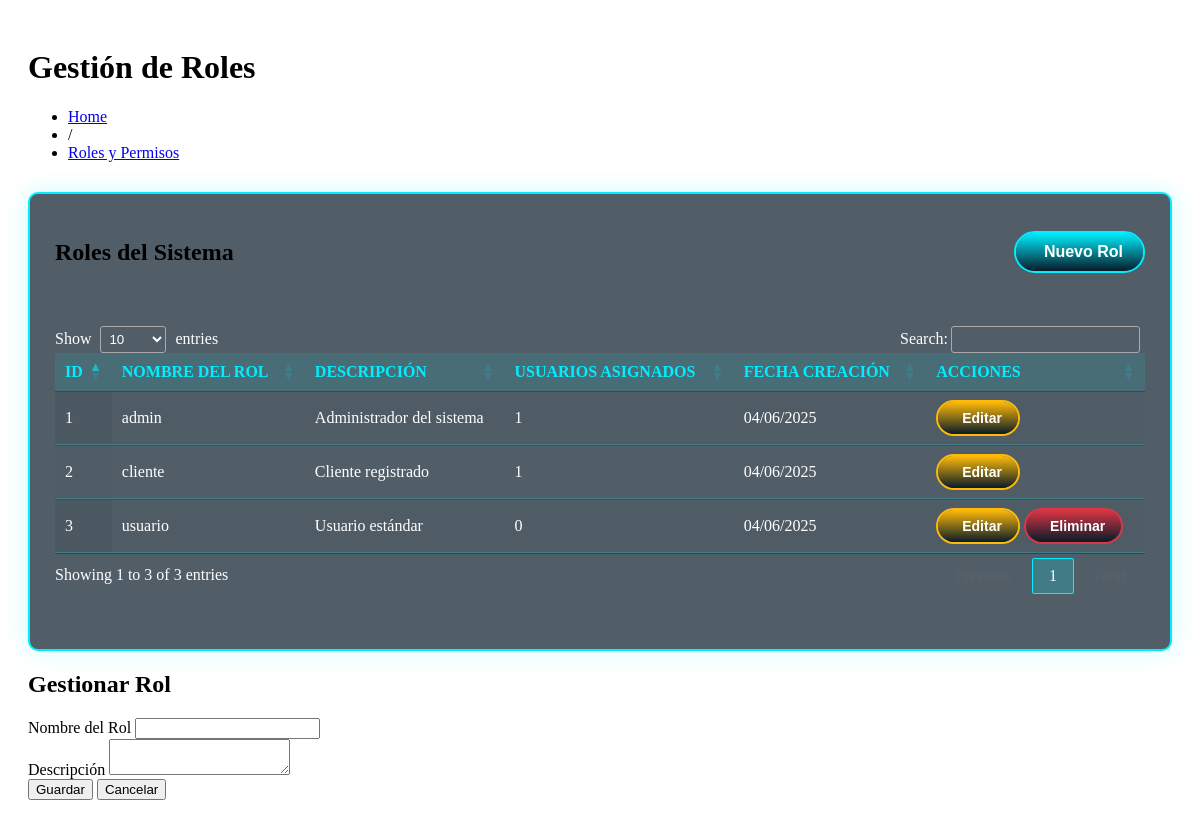
The page /public/dashboard_content/roles.php on the database its author committed.
### tables this page shows
CREATE TABLE `roles` (
  `id` int(11) NOT NULL,
  `nombre` varchar(50) NOT NULL,
  `descripcion` text DEFAULT NULL,
  `fecha_creacion` timestamp NOT NULL DEFAULT current_timestamp()
);

### public/dashboard_content/roles.php (the view, shortened to what this page needs)
<link rel="stylesheet" href="css/tables.css">
<link rel="stylesheet" href="https://cdn.datatables.net/1.13.7/css/jquery.dataTables.min.css">
<link rel="stylesheet" href="css/datatables-custom.css">
<div class="data-section">
    <div class="data-header">
        <h1 class="title">Gestión de Roles</h1>
        <ul class="breadcrumbs">
            <li><a href="?page=dashboard_main">Home</a></li>
            <li class="divider">/</li>
            <li><a href="#" class="active">Roles y Permisos</a></li>
        </ul>
    </div>
    <div class="table-wrapper">
        <div class="table-header">
            <h2>Roles del Sistema</h2>
            <button class="table-btn table-btn-add" onclick="openRolModal()">
                <i class='bx bx-plus-circle'></i> Nuevo Rol
            </button>
        </div>
        <?php
        include("../config/config.php");
        $sql = "SELECT r.*, COUNT(u.id) as usuarios_count
                FROM roles r
                LEFT JOIN usuarios u ON r.nombre = u.tipo
                GROUP BY r.id";
        $resultado = mysqli_query($conexion, $sql);
        ?>
        <div class="table-container">
            <table id="rolesTable" class="data-table display">
                <thead>
                    <tr>
                        <th>ID</th>
                        <th>Nombre del Rol</th>
                        <th>Descripción</th>
                        <th>Usuarios Asignados</th>
                        <th>Fecha Creación</th>
                        <th>Acciones</th>
                    </tr>
                </thead>
                <tbody>
                    <?php while ($rol = mysqli_fetch_assoc($resultado)) { ?>
                        <tr>
                            <td><?php echo $rol['id']; ?></td>
                            <td><?php echo $rol['nombre']; ?></td>
                            <td><?php echo $rol['descripcion']; ?></td>
                            <td><?php echo $rol['usuarios_count']; ?></td>
                            <td><?php echo date('d/m/Y', strtotime($rol['fecha_creacion'])); ?></td>
                            <td>
                                <button class="table-btn table-btn-edit" onclick="editRole(<?php echo $rol['id']; ?>)">
                                    <i class='bx bx-edit-alt'></i>Editar
                                </button>
                                <?php if ($rol['usuarios_count'] == 0) { ?>
                                    <button class="table-btn table-btn-delete" onclick="deleteRole(<?php echo $rol['id']; ?>)">
                                        <i class='bx bx-trash'></i>Eliminar
                                    </button>
                                <?php } ?>
                            </td>
                        </tr>
                    <?php } ?>
                </tbody>
            </table>
        </div>
    </div>
    <div id="rolModal" class="modal">
        <div class="modal-content">
            <h2>Gestionar Rol</h2>
            <form id="rolForm">
                <div class="form-group">
                    <label for="nombreRol">Nombre del Rol</label>
                    <input type="text" id="nombreRol" name="nombreRol" required>
                </div>
                <div class="form-group">
                    <label for="descripcionRol">Descripción</label>
                    <textarea id="descripcionRol" name="descripcionRol" required></textarea>
                </div>
                <div class="form-actions">
                    <button type="submit" class="btn btn-success">Guardar</button>
                    <button type="button" class="btn btn-cancel" onclick="closeRolModal()">Cancelar</button>
                </div>
            </form>
        </div>
    </div>
</div>

### public/css/tables.css (style rules this page uses)
.data-section { padding: 20px; }
.data-header { margin-bottom: 30px; }
.table-wrapper { background: rgba(8, 27, 41, 0.7); border-radius: 10px; border: 2px solid #0ef; box-shadow: 0 0 25px rgba(0, 238, 255, 0.2); padding: 25px; margin-top: 20px; }
.table-header { display: flex; justify-content: space-between; align-items: center; margin-bottom: 20px; }
.table-container { overflow-x: auto; scrollbar-width: thin; scrollbar-color: #0ef rgba(8, 27, 41, 0.7); }
.data-table { width: 100%; border-collapse: collapse; color: white; min-width: 800px; }
.data-table thead th { background: rgba(0, 238, 255, 0.1); color: #0ef; font-weight: 600; text-transform: uppercase; padding: 15px; text-align: left; border-bottom: 2px solid #0ef; }
.data-table tbody td { padding: 12px 15px; border-bottom: 1px solid rgba(0, 238, 255, 0.2); }
.data-table tbody tr { transition: all 0.3s ease; }
.table-btn { position: relative; padding: 8px 16px; background: transparent; border: 2px solid #0ef; border-radius: 40px; color: white; font-size: 14px; font-weight: 600; cursor: pointer; overflow: hidden; z-index: 1; transition: all 0.3s ease; display: inline-flex; align-items: center; gap: 8px; }
.table-btn::before { content: ''; position: absolute; top: -100%; left: 0; width: 100%; height: 300%; z-index: -1; transition: .5s; }
.table-btn-add { padding: 10px 20px; font-size: 16px; }
.table-btn-add::before { background: linear-gradient(#081b29, #0ef, #081b29, #0ef); }
.table-btn-edit::before { background: linear-gradient(#081b29, #ffba08, #081b29, #ffba08); }
.table-btn-delete::before { background: linear-gradient(#081b29, #dc3545, #081b29, #dc3545); }
.table-btn-edit { border-color: #ffba08; }
.table-btn-delete { border-color: #dc3545; }

### rows shown on the page
roles: id "1", nombre "admin", descripcion "Administrador del sistema", usuarios_count "1", fecha_creacion "04/06/2025"
roles: id "2", nombre "cliente", descripcion "Cliente registrado", usuarios_count "1", fecha_creacion "04/06/2025"
roles: id "3", nombre "usuario", descripcion "Usuario estándar", usuarios_count "0", fecha_creacion "04/06/2025"
